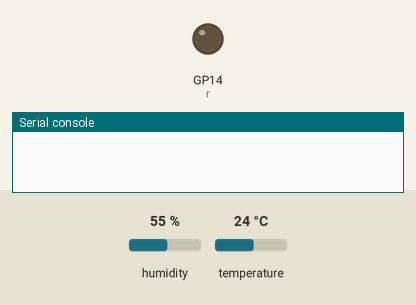
This program was run on a simulated Raspberry Pi Pico running MicroPython. Parts: output pins drawn as LEDs (lit = HIGH), the last lines printed to the serial console. The test bench sets the inputs (shaded band); at power-on: temperature 24 °C, humidity 55 %.

Above: at 0.11 s.
At 1.2 s:
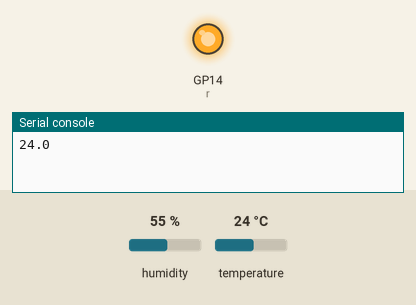
1.3 s: temperature set to 12 °C
4.2 s: temperature set to 19 °C
Timing chart, 0 to 7.2 s (numbered marks = the images above; inputs shaded):
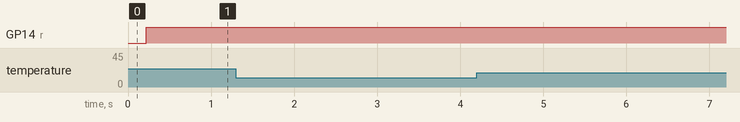

The program:

Activate_Relay_above_a_temperature.py
```python
from DHT22 import DHT22
from machine import Pin
import time

dht22 = DHT22(Pin(4,Pin.IN,Pin.PULL_UP))
r = Pin(14, Pin.OPEN_DRAIN)

while (True):
    T, H = dht22.read()
    r(T < 28)
    print(T)
    time.sleep_ms(2000)
    
```
